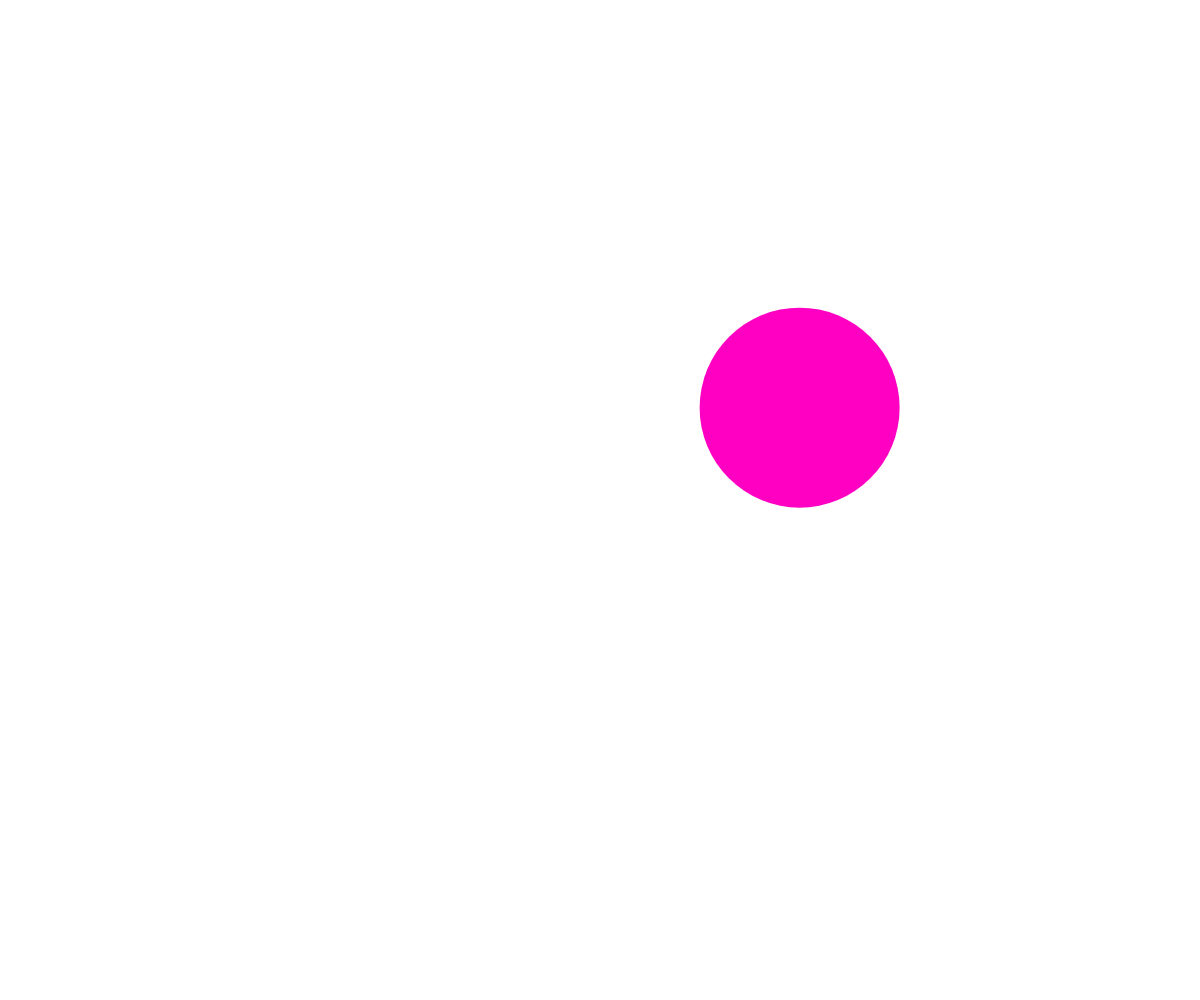
Frame 1 (no input)
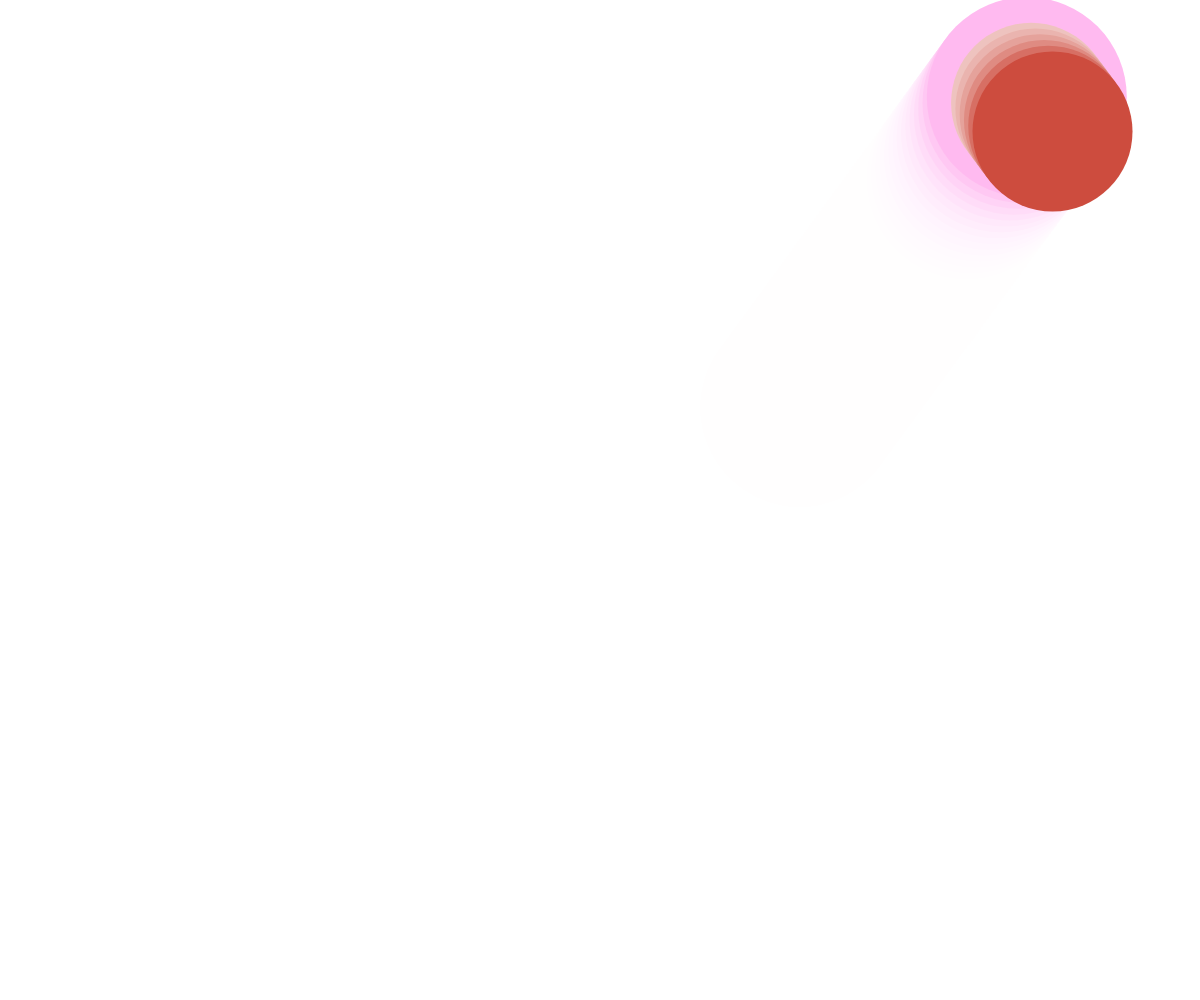
Frame 60 (no input)
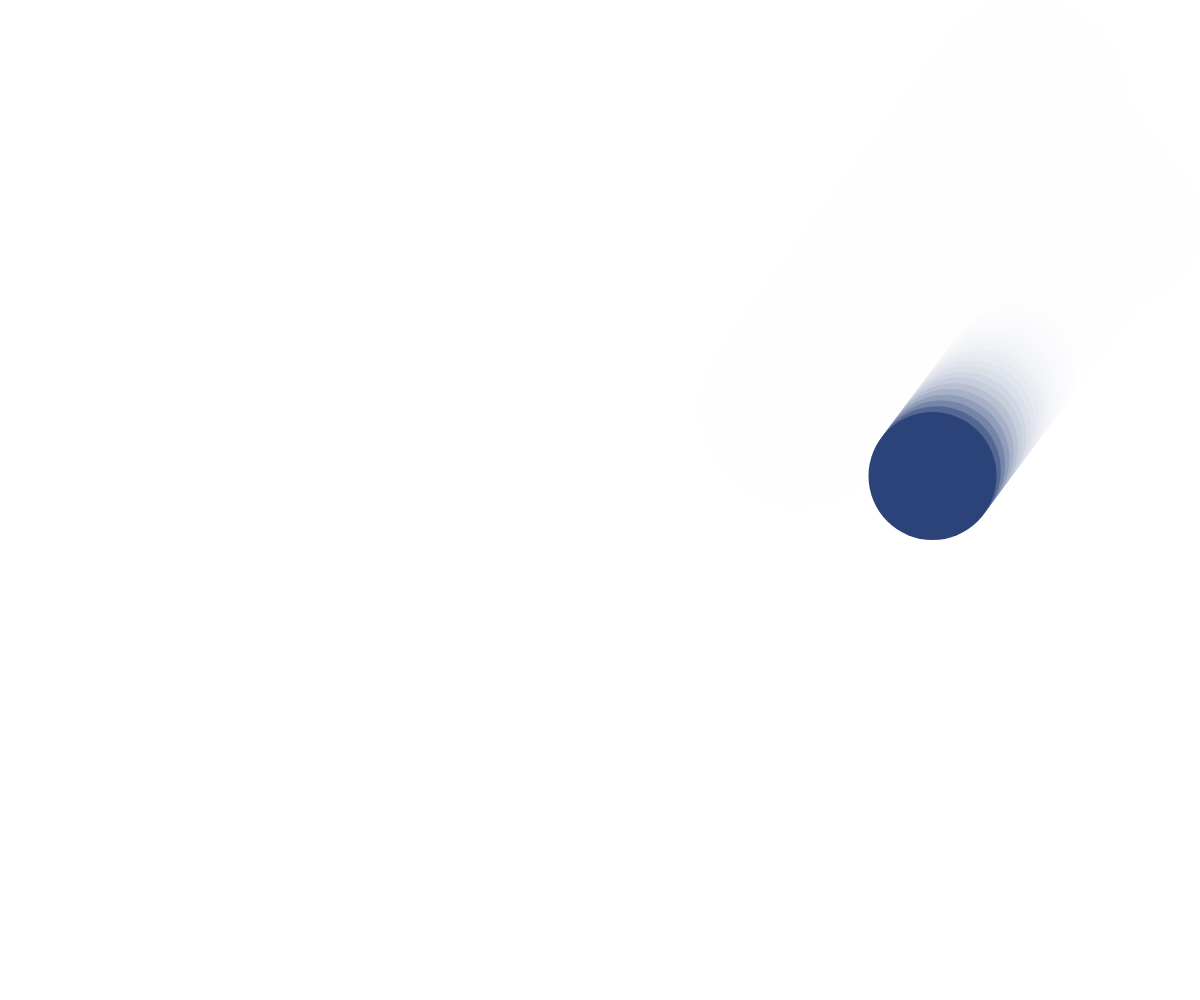
Frame 120 (the mouse pressed at the canvas centre since frame 60)

The p5.js sketch that drew these frames (run headless with seeded random() and noise() and a simulated clock; from frame 60 on, the mouse is pressed at the canvas centre):

// p5.js sketch
// ── sketch.js
let x, y; // ball x and y position
let xDir, yDir; // direction of the ball
let size; // size of the ball
let ballcolor; 

function setup() {
  createCanvas(windowWidth, windowHeight);

  // random directions
  xDir = random(-10, 10);
  yDir = random(-10, 10);

  size = (200);

  x = random(size, width - size);
  y = random(size, height - size);
  noStroke();
  ballcolor = color(255, 0, 195);
}

function draw() {

  background(255, 50);
  // draw our ball
  fill(ballcolor);
  ellipse(x, y, size);

  // if the ball touches the left or right side
  if (x >= width - size / 2 || x <= size / 2) {
    // reverse its direction
    xDir = xDir * -1;
    
    //ball decreases in size
    size *= 0.8; 
    
    //ball changes color
    ballcolor = color(random(255), random(255), random(255));
  }

  // if the ball touches the ceiling or floor
  if (y >= height - size / 2 || y <= size / 2) {
    yDir = yDir * -0.98;
    
    //ball decreases in size
    size *= 0.8; 
         
    //ball changes color
    ballcolor = color(random(255), random(255), random(255));
  }

  // update the position of the ball for the next loop
  x = x + xDir;
  y = y + yDir;
}
 
